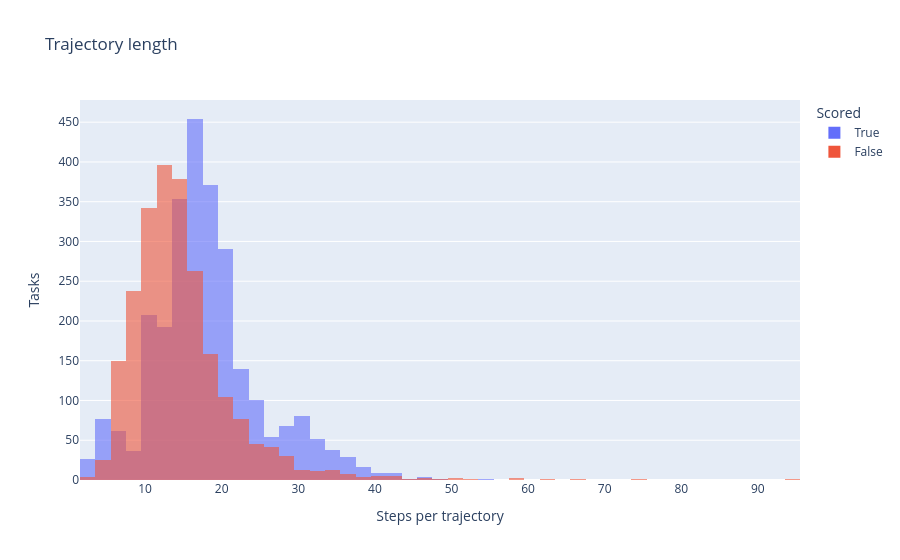

Notebook code for this chart:
### Code cell
px.histogram(
    tasks,
    x="n_steps",
    color="scored",
    nbins=60,
    barmode="overlay",
    opacity=0.6,
    labels={"n_steps": "Steps per trajectory", "scored": "Scored", "count": "Tasks"},
    title="Trajectory length",
).update_yaxes(title_text="Tasks")

### Figure 1 — Plotly figure (JSON) as saved in the notebook; plotly's stock layout.template omitted (floating-point values rounded to 4 significant figures; data arrays with more than 128 entries replaced by an {"elided": "..."} marker saying what was removed)
{"data": [{"bingroup": "x", "hovertemplate": "Scored=True<br>Steps per trajectory=%{x}<br>count=%{y}<extra></extra>", "legendgroup": "True", "marker": {"color": "#636efa", "opacity": 0.6, "pattern": {"shape": ""}}, "name": "True", "nbinsx": 60, "orientation": "v", "showlegend": true, "type": "histogram", "x": {"elided": "2673 int values"}, "xaxis": "x", "yaxis": "y"}, {"bingroup": "x", "hovertemplate": "Scored=False<br>Steps per trajectory=%{x}<br>count=%{y}<extra></extra>", "legendgroup": "False", "marker": {"color": "#EF553B", "opacity": 0.6, "pattern": {"shape": ""}}, "name": "False", "nbinsx": 60, "orientation": "v", "showlegend": true, "type": "histogram", "x": {"elided": "2327 int values"}, "xaxis": "x", "yaxis": "y"}], "layout": {"barmode": "overlay", "legend": {"title": {"text": "Scored"}, "tracegroupgap": 0}, "title": {"text": "Trajectory length"}, "xaxis": {"anchor": "y", "domain": [0.0, 1.0], "title": {"text": "Steps per trajectory"}}, "yaxis": {"anchor": "x", "domain": [0.0, 1.0], "title": {"text": "Tasks"}}}}
